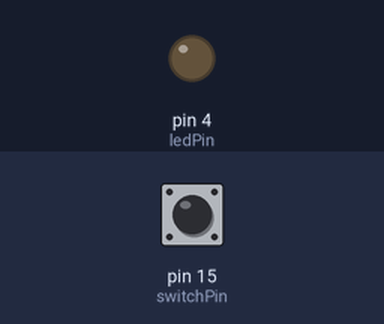
Recording of a sketch running on a simulated Arduino Uno, built with avr-gcc and run on an emulated ATmega328P. On the bench: output pins drawn as LEDs (lit = HIGH). Dashed ring = blinking. The test bench sets the inputs (shaded band); at power-on: pin 15 (switchPin) LOW.

Above: at 1.2 s.
1.3 s: pin 15 (switchPin) pulled HIGH for 1 s
At 1.45 s:
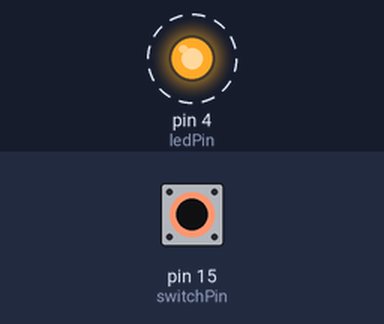
4.3 s: pin 15 (switchPin) pulled HIGH for 3.2 s
At 8.1 s:
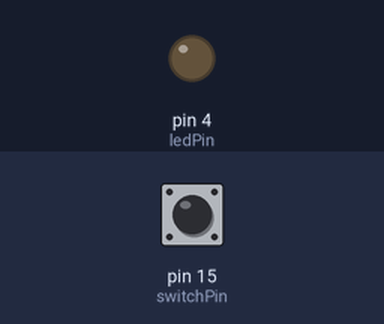
Timing chart, 0 to 9.6 s (numbered marks = the images above; inputs shaded):
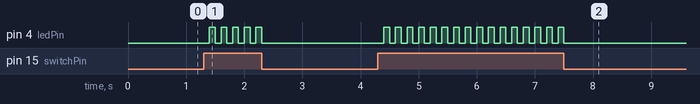

Measured:
- after the input at 1.3 s, pin 4 (ledPin): alternates HIGH for 0.10 s and LOW for 0.10 s, 10 changes in all, then stays LOW, starting after 0.10 s
- after the input at 4.3 s, pin 4 (ledPin): alternates HIGH for 0.10 s and LOW for 0.10 s, 32 changes in all, then stays LOW, starting after 0.10 s

The sketch:

Kegiatan2NEW.ino
```cpp
const int switchPin = 15;
const int ledPin = 4;
int switchState = 0;

void blink(int waktu){
  digitalWrite(ledPin,LOW);
  delay(waktu);
  digitalWrite(ledPin,HIGH);
  delay(waktu);
}

void setup() {
  Serial.begin(115200);
  pinMode(switchPin, INPUT);
  pinMode(ledPin, OUTPUT);
}

void loop() {
  switchState = digitalRead(switchPin);
  if (switchState == HIGH ){
    blink(100);
  } else {
    digitalWrite(ledPin,LOW);
  }
}
```
